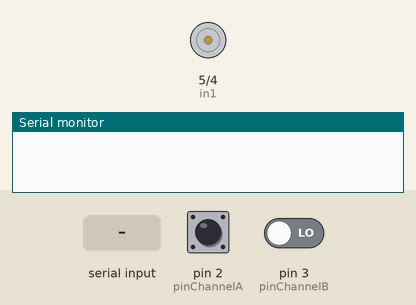
This sketch was run on a simulated Arduino Uno, built with avr-gcc and run on an emulated ATmega328P. Shown: motor-driver pin pairs drawn as motors (green arrow = first pin HIGH = forward, orange = second pin HIGH = backward, longer = more drive, scaled by the enable pin), the last lines printed to the serial monitor. The inputs (shaded band) are chosen by the test bench; at power-on: pin 2 (pinChannelA) HIGH, pin 3 (pinChannelB) LOW.

Above: at 1.2 s.
1.3 s: "90,45\n" received over Serial
At 2.4 s:
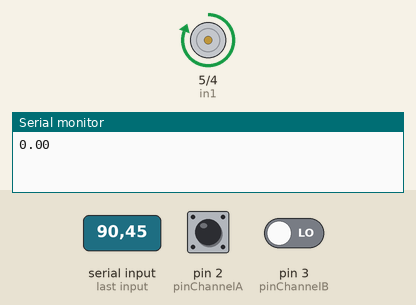
2.8 s: "0\n" received over Serial
At 3.6 s:
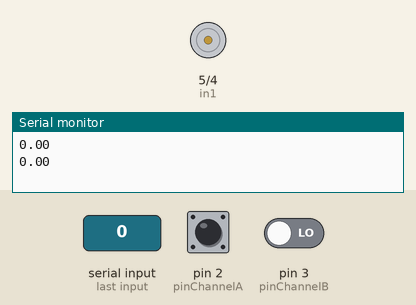
4.3 s: "30,150\n" received over Serial
At 4.7 s:
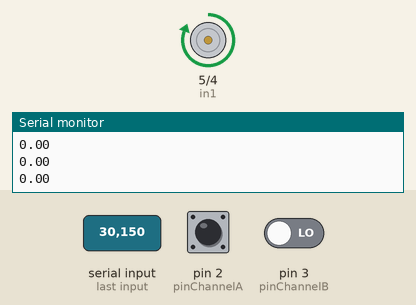
Timing chart, 0 to 7.3 s (numbered marks = the images above; inputs shaded):
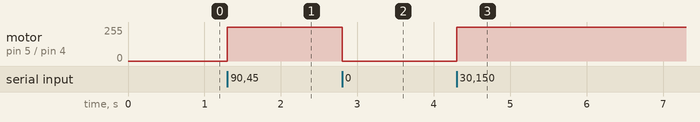

The sketch:

MotorEncoder.ino
```cpp
int pinChannelA = 2;
int pinChannelB = 3;
float count = 0;

int in1 = 5;
int in2 = 4;
int ena = 6;

float speed = 0;
bool newSerialInput = false;

// Variables filtro
const int win_size = 6; // Tamaño de la ventana
float readings[win_size]; // Array para almacenar las lecturas
int index = 0;          // Índice inicial
float sum_readings = 0; // Suma inicial de las lecturas
float average = 0;      // Valor promedio filtrado

void setup() {
  pinMode(in1, OUTPUT);
  pinMode(in2, OUTPUT);
  pinMode(ena, OUTPUT);
  Serial.begin(2000000);

  // Inicializar filtro
  for (int i = 0; i < win_size; i++) {
    readings[i] = 0.0;
  }

  attachInterrupt(digitalPinToInterrupt(pinChannelA), callback_A, FALLING);
  attachInterrupt(digitalPinToInterrupt(pinChannelB), callback_B, FALLING);

  cli();
  TCCR1A = 0;
  TCCR1B = 0;
  TCNT1  = 0;
  OCR1A = 3124; // 20 Hz

  TCCR1B |= (1 << WGM12);
  TCCR1B |= (1 << CS12);
  TIMSK1 |= (1 << OCIE1A);
  sei();
}

ISR(TIMER1_COMPA_vect) {
  // Calcular velocidad, ajustar fórmula según resolución del encoder y tiempo de muestreo
  speed = (count * 20) / (22 * 26);

  // Filtro de media móvil
  float NewData = speed;
  sum_readings = sum_readings - readings[index]; // Actualizar la suma: restar la lectura antigua y sumar la nueva
  readings[index] = NewData;
  sum_readings = sum_readings + NewData;
  average = sum_readings / win_size; // Calcular el promedio
  index = (index + 1) % win_size;

  count = 0; // Reiniciar contador
}

void callback_A() {
  if (digitalRead(pinChannelB) == 1) {
    count++;
  } else {
    count--;
  }
}

void callback_B() {
  if (digitalRead(pinChannelA) == 0) {
    count++;
  } else {
    count--;
  }
}

void loop() {
  if (Serial.available() > 0) {
    String inputString = Serial.readStringUntil('\n');
    float numeroRecibido = inputString.toFloat();

    // Ajuste de valores recibidos para controlar el motor
    if (numeroRecibido >= -1 && numeroRecibido <= 1) {
      numeroRecibido = numeroRecibido * 255;
    } else if (numeroRecibido > 1) {
      numeroRecibido = 255;
    } else if (numeroRecibido < -1) {
      numeroRecibido = -255;
    }

    if (numeroRecibido > 0) {
      digitalWrite(in1, HIGH);
      digitalWrite(in2, LOW);
      analogWrite(ena, numeroRecibido);
    } else if (numeroRecibido < 0) {
      digitalWrite(in1, LOW);
      digitalWrite(in2, HIGH);
      analogWrite(ena, -numeroRecibido);
    } else {
      digitalWrite(in1, LOW);
      digitalWrite(in2, LOW);
      analogWrite(ena, 0);
    }

    newSerialInput = true;
  }

  if (newSerialInput) {
    Serial.println(average); // Imprimir valor filtrado de la velocidad
    newSerialInput = false;
  }
}
```

Measured:
- after the input at 1.3 s, motor on pin 5 (in1) / pin 4 (in2): stopped → forward 255/255 at once
- after the input at 2.8 s, motor on pin 5 (in1) / pin 4 (in2): forward 255/255 → stopped at once
- after the input at 4.3 s, motor on pin 5 (in1) / pin 4 (in2): stopped → forward 255/255 at once
